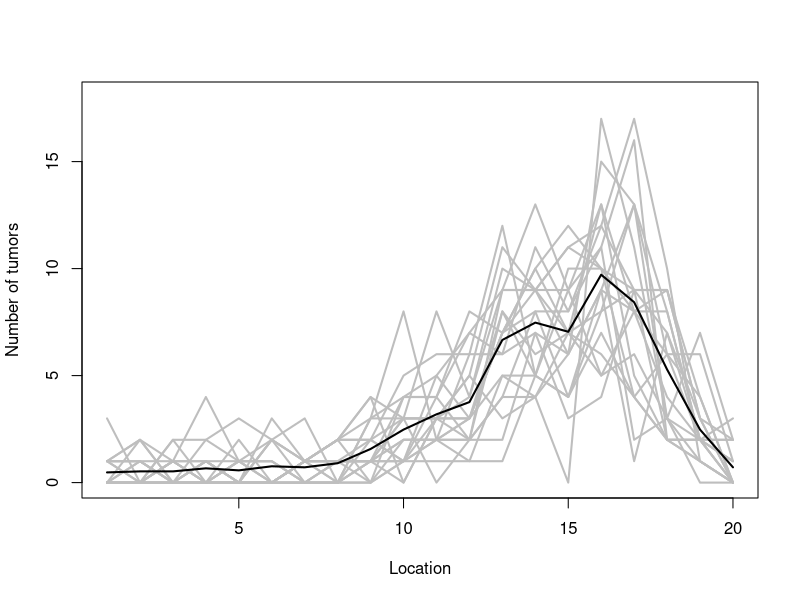
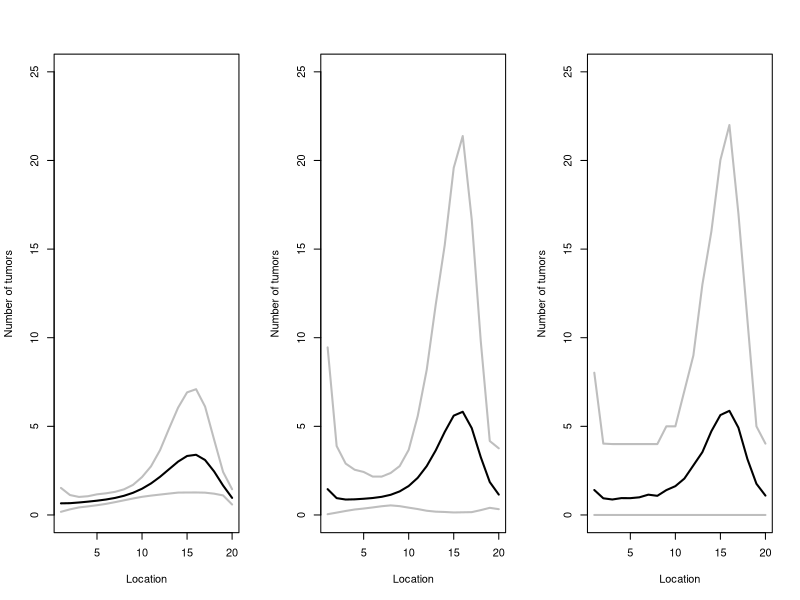

These charts were generated, in order, by the following R code:
####  Hierarchical generalized linear model:
####  Data: y_ij, j=1,..,m, i=1,..,n_j
####  1st stage model: y_ij | theta_ij ~ Poisson(theta_ij) for j=1,..,m; i=1,..,n_j
####                   theta_ij = exp(beta_j * x_i)    
####                   x_i=(1 i/20 (i/20)^2  (i/20)^3 (i/20)^4)
####  2nd stage model: beta_j | mu, Sigma ~ N_5(mu, Sigma) for j=1,..,m
####  Priors:          mu ~ N_5(mu_0,Lambda_0)
####                   Lambda_0 ~ InverseWishart(eta_0, S^{-1}_0)

####  Gibbs sampling algorithm with Metropolis step
####  (for forms of full conditionals see Lecture 21)

library(coda)
library(MCMCpack)
library(MASS)
library(mvtnorm)

#############
####  Data
#############

tumor.data <- read.table("Tumor_counts.txt",header=FALSE)
Y <- as.matrix(tumor.data)

## Each row is a mouse
dim(tumor.data)

## Number of observations per mouse
n.j <- dim(tumor.data)[2]
## Number of mice
m <- dim(tumor.data)[1]


## Plotting the data
par(mfrow=c(1,1))

plot(1:20,Y[1,],type="l",xlab="Location",ylab="Number of tumors",lwd=2,lty=1,col="grey",ylim=c(0,18))
for(j in 2:m){
	lines(1:20,Y[j,],type="l",lwd=2,lty=1,col="grey")
}
lines(1:20,apply(Y,2,mean),col="black",lwd=2,lty=1,type="l")


## Creating the X matrix: each tumor number is a function of the tumor location
## and we model the relationship using a fourth degree polynomial
p <- 5
X <- matrix(0,nrow=n.j,ncol=5)
for(i in 1:n.j){
	X[i,] <- c(1,(i/20),(i/20)^2,(i/20)^3,(i/20)^4)
}


########################
### Prior distributions
########################

## Fitting a separate linear regression on the log average number of tumor per mouse
beta.ols <- matrix(0,nrow=m,ncol=5)
for(j in 1:m){
	log.data.mouse <- rep(0,20)
	for(i in 1:20){
		log.data.mouse[i] <- log(Y[j,i]+(i/20))	
	}
	beta.ols[j,] <- solve(t(X)%*%X)%*%(t(X)%*%matrix(log.data.mouse,nrow=20,ncol=1))	
}

mu0 <- apply(beta.ols,2,mean) # or colMeans(beta.ols)
Lambda0 <- cov(beta.ols)

eta0 <- 7
S0 <- Lambda0


########################
### Sampling functions
########################

sample.beta.j <- function(current.beta.j,delta,X,Yj,mu,Sigma,nj){
	
	# proposing a candidate value
	beta.j.star <- mvrnorm(1,current.beta.j,delta*Sigma)
	accept <- 0
	
	# evaluating ratio on the log scale
	log.num <- 0
	log.den <- 0
	for(i in 1:nj){
		theta.ij.star <- exp(sum(beta.j.star*X[i,]))
		theta.ij <- exp(sum(current.beta.j*X[i,]))
		log.num <- log.num+dpois(Yj[i],theta.ij.star,log=TRUE)
		log.den <- log.den+dpois(Yj[i],theta.ij,log=TRUE)
	}
	log.num <- dmvnorm(beta.j.star,mu,Sigma,log=TRUE)+log.num
	log.den <- dmvnorm(current.beta.j,mu,Sigma,log=TRUE)+log.den
	
	
	r <- exp(log.num-log.den)
	u <- runif(1,0,1)
	
	if(r >1){
		new.beta.j <- beta.j.star
		accept <- accept+1
	}
	if(r <= 1){
		ifelse(u < r,new.beta.j <- beta.j.star,new.beta.j <- current.beta.j)
		ifelse(u < r,accept <- accept+1,accept <- 0)
	}
	
	out.beta.j <- list(new.beta.j=new.beta.j,accept.beta.j=accept)
	return(out.beta.j)
	
}



sample.mu <- function(m,beta.bar,Sigma,Lambda0,mu0,p){
	
	Lambda.n <- solve(solve(Lambda0)+(m*solve(Sigma)))
	mu.n <- Lambda.n%*%((solve(Lambda0)%*%matrix(mu0,p,1))+(solve(Sigma)%*%matrix(beta.bar,p,1)))
	
	new.mu <- mvrnorm(1,mu.n,Lambda.n)
	return(new.mu)
}



sample.Sigma <- function(beta,mu,m,eta0,S0,p){
	
	eta.n <- m+eta0
	S.mu <- matrix(0,p,p)
	for(j in 1:m){
		S.mu <- S.mu+(matrix(beta[j,]-mu,p,1)%*%t(matrix(beta[j,]-mu,p,1)))	
	}
	S.n <- S0+S.mu
	
	new.Sigma <- solve(rwish(eta.n,solve(S.n)))
	return(new.Sigma)
}


########################
### Initial values
########################

init.beta <- beta.ols
init.mu <- mu0
init.Sigma <- Lambda0



##############################
### Gibbs sampling algorithm
##############################


S <- 5000 # To save time, I changed from 50000 in lecture slides to 5000 here.

## We store the mouse specific regression coefficients in an array 
beta.MCMC <- array(0,dim=c(m,p,S))
## We store the mu and the elements of Sigma in a matrix
other.pars.MCMC <- matrix(0,S,ncol=30)
## This is for a new mouse yet to be sampled
beta.tilde.MCMC <- matrix(0,S,p)

## exp(mu*X) 
exp.mu.X.MCMC <- matrix(0,S,20)
## exp(betatilde*X) 
exp.betatilde.X.MCMC <- matrix(0,S,20)
## Ytilde 
Ytilde.MCMC <- matrix(0,S,20)

accept.beta <- rep(0,m)

set.seed(0) #The seed here is different from that in the lecture slides. Compare the results.
# let delta=0.25 for jumping distribution
for(k in 1:S){
	

	if(k==1){
		beta <- init.beta
		mu <- init.mu
		Sigma <- init.Sigma
	}
	beta.bar <- apply(beta,2,mean)

	new.mu <- sample.mu(m,beta.bar,Sigma,Lambda0,mu0,p)
	new.Sigma <- sample.Sigma(beta,new.mu,m,eta0,S0,p)
	
	new.beta <- matrix(0,m,p)
	for(j in 1:m){
		out.beta.j <- sample.beta.j(beta[j,],0.25,X,Y[j,],new.mu,new.Sigma,n.j)
		new.beta[j,] <- out.beta.j$new.beta.j
		accept.beta[j] <- accept.beta[j]+out.beta.j$accept.beta.j
	}
	
	
	mu <- new.mu
	Sigma <- new.Sigma
	beta <- new.beta
	
	beta.tilde.MCMC[k,] <- mvrnorm(1,new.mu,new.Sigma)
	exp.mu.X.MCMC[k,] <- exp(X%*%matrix(new.mu,p,1))
	exp.betatilde.X.MCMC[k,] <- exp(X%*%matrix(beta.tilde.MCMC[k,],p,1))
	Ytilde.MCMC[k,] <- rpois(20,exp.betatilde.X.MCMC[k,])
	
	
	beta.MCMC[,,k] <- beta
	other.pars.MCMC[k,1:5] <- mu
	other.pars.MCMC[k,6:30] <- as.numeric(Sigma)
	print(k)
	
}

### Acceptance rate
accept.beta/S


### Plots 

burnin <- 1000
thin <- 10


par(mfrow=c(1,3))

post.mean.mu.X <- apply(exp.mu.X.MCMC[seq((burnin+1),S,by=thin),],2,mean)
post.l95.mu.X <- apply(exp.mu.X.MCMC[seq((burnin+1),S,by=thin),],2,quantile,0.025)
post.u95.mu.X <- apply(exp.mu.X.MCMC[seq((burnin+1),S,by=thin),],2,quantile,0.975)

plot(seq(1:20),post.u95.mu.X,col="grey",lwd=2,lty=1,xlab="Location",ylab="Number of tumors",type="l",ylim=c(0,25))
lines(seq(1:20),post.l95.mu.X,col="grey",lwd=2,lty=1)
lines(seq(1:20),post.mean.mu.X,col="black",lwd=2,lty=1)


post.mean.betatilde.X <- apply(exp.betatilde.X.MCMC[seq((burnin+1),S,by=thin),],2,mean)
post.l95.betatilde.X <- apply(exp.betatilde.X.MCMC[seq((burnin+1),S,by=thin),],2,quantile,0.025)
post.u95.betatilde.X <- apply(exp.betatilde.X.MCMC[seq((burnin+1),S,by=thin),],2,quantile,0.975)

plot(seq(1:20),post.u95.betatilde.X,col="grey",lwd=2,lty=1,xlab="Location",ylab="Number of tumors",type="l",ylim=c(0,25))
lines(seq(1:20),post.l95.betatilde.X,col="grey",lwd=2,lty=1)
lines(seq(1:20),post.mean.betatilde.X,col="black",lwd=2,lty=1)



post.mean.Ytilde <- apply(Ytilde.MCMC[seq((burnin+1),S,by=thin),],2,mean)
post.l95.Ytilde <- apply(Ytilde.MCMC[seq((burnin+1),S,by=thin),],2,quantile,0.025)
post.u95.Ytilde <- apply(Ytilde.MCMC[seq((burnin+1),S,by=thin),],2,quantile,0.975)

plot(seq(1:20),post.u95.Ytilde,col="grey",lwd=2,lty=1,xlab="Location",ylab="Number of tumors",type="l",ylim=c(0,25))
lines(seq(1:20),post.l95.Ytilde,col="grey",lwd=2,lty=1)
lines(seq(1:20),post.mean.Ytilde,col="black",lwd=2,lty=1)
